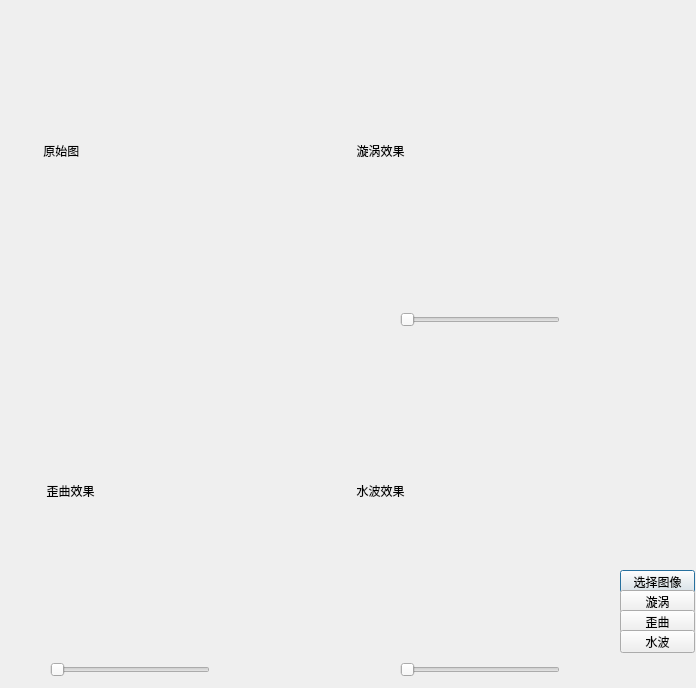
<?xml version="1.0" encoding="UTF-8"?>
<ui version="4.0">
 <class>geo_trans</class>
 <widget class="QDialog" name="geo_trans">
  <property name="geometry">
   <rect>
    <x>0</x>
    <y>0</y>
    <width>696</width>
    <height>688</height>
   </rect>
  </property>
  <property name="windowTitle">
   <string>Dialog</string>
  </property>
  <widget class="QWidget" name="orig_pic_widget" native="true">
   <property name="geometry">
    <rect>
     <x>0</x>
     <y>0</y>
     <width>301</width>
     <height>301</height>
    </rect>
   </property>
   <property name="sizePolicy">
    <sizepolicy hsizetype="Fixed" vsizetype="Fixed">
     <horstretch>0</horstretch>
     <verstretch>0</verstretch>
    </sizepolicy>
   </property>
   <widget class="QLabel" name="orig_pic_label">
    <property name="geometry">
     <rect>
      <x>0</x>
      <y>0</y>
      <width>301</width>
      <height>301</height>
     </rect>
    </property>
    <property name="sizePolicy">
     <sizepolicy hsizetype="Fixed" vsizetype="Fixed">
      <horstretch>0</horstretch>
      <verstretch>0</verstretch>
     </sizepolicy>
    </property>
    <property name="text">
     <string>             原始图</string>
    </property>
   </widget>
  </widget>
  <widget class="QPushButton" name="Select_Pic">
   <property name="geometry">
    <rect>
     <x>620</x>
     <y>570</y>
     <width>75</width>
     <height>23</height>
    </rect>
   </property>
   <property name="text">
    <string>选择图像</string>
   </property>
  </widget>
  <widget class="QSlider" name="horizontalSlider">
   <property name="geometry">
    <rect>
     <x>400</x>
     <y>310</y>
     <width>160</width>
     <height>19</height>
    </rect>
   </property>
   <property name="orientation">
    <enum>Qt::Horizontal</enum>
   </property>
  </widget>
  <widget class="QPushButton" name="xuanwo">
   <property name="geometry">
    <rect>
     <x>620</x>
     <y>590</y>
     <width>75</width>
     <height>23</height>
    </rect>
   </property>
   <property name="text">
    <string>漩涡</string>
   </property>
  </widget>
  <widget class="QWidget" name="xuanwo_widget" native="true">
   <property name="geometry">
    <rect>
     <x>310</x>
     <y>0</y>
     <width>301</width>
     <height>301</height>
    </rect>
   </property>
   <property name="sizePolicy">
    <sizepolicy hsizetype="Fixed" vsizetype="Fixed">
     <horstretch>0</horstretch>
     <verstretch>0</verstretch>
    </sizepolicy>
   </property>
   <widget class="QLabel" name="xuanwo_label">
    <property name="geometry">
     <rect>
      <x>0</x>
      <y>0</y>
      <width>301</width>
      <height>301</height>
     </rect>
    </property>
    <property name="sizePolicy">
     <sizepolicy hsizetype="Fixed" vsizetype="Fixed">
      <horstretch>0</horstretch>
      <verstretch>0</verstretch>
     </sizepolicy>
    </property>
    <property name="text">
     <string>              漩涡效果</string>
    </property>
   </widget>
  </widget>
  <widget class="QPushButton" name="waiqu">
   <property name="geometry">
    <rect>
     <x>620</x>
     <y>610</y>
     <width>75</width>
     <height>23</height>
    </rect>
   </property>
   <property name="text">
    <string>歪曲</string>
   </property>
  </widget>
  <widget class="QWidget" name="waiqu_widget" native="true">
   <property name="geometry">
    <rect>
     <x>0</x>
     <y>340</y>
     <width>301</width>
     <height>301</height>
    </rect>
   </property>
   <property name="sizePolicy">
    <sizepolicy hsizetype="Fixed" vsizetype="Fixed">
     <horstretch>0</horstretch>
     <verstretch>0</verstretch>
    </sizepolicy>
   </property>
   <widget class="QLabel" name="waiqu_label">
    <property name="geometry">
     <rect>
      <x>0</x>
      <y>0</y>
      <width>301</width>
      <height>301</height>
     </rect>
    </property>
    <property name="sizePolicy">
     <sizepolicy hsizetype="Fixed" vsizetype="Fixed">
      <horstretch>0</horstretch>
      <verstretch>0</verstretch>
     </sizepolicy>
    </property>
    <property name="text">
     <string>              歪曲效果</string>
    </property>
   </widget>
  </widget>
  <widget class="QSlider" name="horizontalSlider_2">
   <property name="geometry">
    <rect>
     <x>50</x>
     <y>660</y>
     <width>160</width>
     <height>19</height>
    </rect>
   </property>
   <property name="orientation">
    <enum>Qt::Horizontal</enum>
   </property>
  </widget>
  <widget class="QWidget" name="wave_widget" native="true">
   <property name="geometry">
    <rect>
     <x>310</x>
     <y>340</y>
     <width>301</width>
     <height>301</height>
    </rect>
   </property>
   <property name="sizePolicy">
    <sizepolicy hsizetype="Fixed" vsizetype="Fixed">
     <horstretch>0</horstretch>
     <verstretch>0</verstretch>
    </sizepolicy>
   </property>
   <widget class="QLabel" name="wave_label">
    <property name="geometry">
     <rect>
      <x>0</x>
      <y>0</y>
      <width>301</width>
      <height>301</height>
     </rect>
    </property>
    <property name="sizePolicy">
     <sizepolicy hsizetype="Fixed" vsizetype="Fixed">
      <horstretch>0</horstretch>
      <verstretch>0</verstretch>
     </sizepolicy>
    </property>
    <property name="text">
     <string>              水波效果</string>
    </property>
   </widget>
  </widget>
  <widget class="QSlider" name="horizontalSlider_3">
   <property name="geometry">
    <rect>
     <x>400</x>
     <y>660</y>
     <width>160</width>
     <height>19</height>
    </rect>
   </property>
   <property name="orientation">
    <enum>Qt::Horizontal</enum>
   </property>
  </widget>
  <widget class="QPushButton" name="wave">
   <property name="geometry">
    <rect>
     <x>620</x>
     <y>630</y>
     <width>75</width>
     <height>23</height>
    </rect>
   </property>
   <property name="text">
    <string>水波</string>
   </property>
  </widget>
 </widget>
 <resources/>
 <connections/>
</ui>
